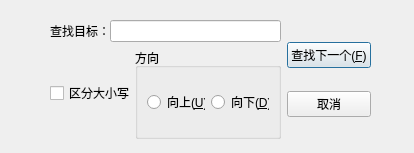
<?xml version="1.0" encoding="UTF-8"?>
<ui version="4.0">
 <class>SearchDialog</class>
 <widget class="QDialog" name="SearchDialog">
  <property name="geometry">
   <rect>
    <x>0</x>
    <y>0</y>
    <width>414</width>
    <height>153</height>
   </rect>
  </property>
  <property name="windowTitle">
   <string>查找</string>
  </property>
  <widget class="QWidget" name="horizontalLayoutWidget">
   <property name="geometry">
    <rect>
     <x>50</x>
     <y>20</y>
     <width>321</width>
     <height>119</height>
    </rect>
   </property>
   <layout class="QHBoxLayout" name="horizontalLayout_4">
    <item>
     <layout class="QGridLayout" name="gridLayout">
      <item row="0" column="0">
       <layout class="QHBoxLayout" name="horizontalLayout">
        <property name="spacing">
         <number>0</number>
        </property>
        <item>
         <widget class="QLabel" name="label">
          <property name="font">
           <font>
            <pointsize>9</pointsize>
           </font>
          </property>
          <property name="text">
           <string>查找目标：</string>
          </property>
         </widget>
        </item>
        <item>
         <widget class="QLineEdit" name="searchText"/>
        </item>
       </layout>
      </item>
      <item row="0" column="1" rowspan="2">
       <layout class="QVBoxLayout" name="verticalLayout">
        <property name="spacing">
         <number>1</number>
        </property>
        <property name="sizeConstraint">
         <enum>QLayout::SizeConstraint::SetDefaultConstraint</enum>
        </property>
        <item>
         <widget class="QPushButton" name="btFineNext">
          <property name="text">
           <string>查找下一个(&amp;F)</string>
          </property>
         </widget>
        </item>
        <item>
         <widget class="QPushButton" name="btCancel">
          <property name="text">
           <string>取消</string>
          </property>
         </widget>
        </item>
       </layout>
      </item>
      <item row="1" column="0">
       <layout class="QHBoxLayout" name="horizontalLayout_3">
        <property name="spacing">
         <number>0</number>
        </property>
        <item>
         <widget class="QCheckBox" name="cbCaseSensetive">
          <property name="text">
           <string>区分大小写</string>
          </property>
         </widget>
        </item>
        <item>
         <widget class="QGroupBox" name="groupBox">
          <property name="title">
           <string>方向</string>
          </property>
          <layout class="QHBoxLayout" name="horizontalLayout_2">
           <item>
            <widget class="QRadioButton" name="rbUp">
             <property name="text">
              <string>向上(&amp;U)</string>
             </property>
            </widget>
           </item>
           <item>
            <widget class="QRadioButton" name="rbDown">
             <property name="text">
              <string>向下(&amp;D)</string>
             </property>
            </widget>
           </item>
          </layout>
         </widget>
        </item>
       </layout>
      </item>
     </layout>
    </item>
   </layout>
  </widget>
 </widget>
 <resources/>
 <connections/>
</ui>
